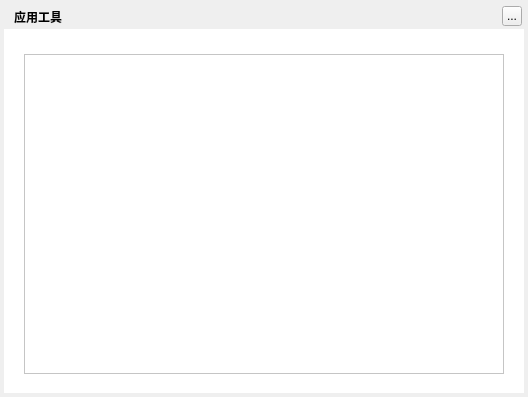
<?xml version="1.0" encoding="UTF-8"?>
<ui version="4.0">
 <class>MusicToolSetsWidget</class>
 <widget class="QWidget" name="MusicToolSetsWidget">
  <property name="geometry">
   <rect>
    <x>0</x>
    <y>0</y>
    <width>528</width>
    <height>397</height>
   </rect>
  </property>
  <property name="windowTitle">
   <string>文件管理</string>
  </property>
  <widget class="QLabel" name="background">
   <property name="geometry">
    <rect>
     <x>4</x>
     <y>4</y>
     <width>520</width>
     <height>389</height>
    </rect>
   </property>
   <property name="text">
    <string/>
   </property>
  </widget>
  <widget class="QLabel" name="topTitleName">
   <property name="geometry">
    <rect>
     <x>14</x>
     <y>4</y>
     <width>171</width>
     <height>25</height>
    </rect>
   </property>
   <property name="styleSheet">
    <string notr="true">color:&quot;#FFFFFF&quot;;font-weight:bold</string>
   </property>
   <property name="text">
    <string>应用工具</string>
   </property>
  </widget>
  <widget class="QToolButton" name="topTitleCloseButton">
   <property name="geometry">
    <rect>
     <x>502</x>
     <y>6</y>
     <width>20</width>
     <height>20</height>
    </rect>
   </property>
   <property name="text">
    <string>...</string>
   </property>
  </widget>
  <widget class="QWidget" name="backgroundMask" native="true">
   <property name="geometry">
    <rect>
     <x>4</x>
     <y>29</y>
     <width>520</width>
     <height>364</height>
    </rect>
   </property>
   <property name="styleSheet">
    <string notr="true">QWidget{background:white;}
QLabel{background:transparent;}</string>
   </property>
   <widget class="QListWidget" name="listItemWidget">
    <property name="geometry">
     <rect>
      <x>20</x>
      <y>25</y>
      <width>480</width>
      <height>320</height>
     </rect>
    </property>
   </widget>
  </widget>
  <zorder>background</zorder>
  <zorder>backgroundMask</zorder>
  <zorder>topTitleName</zorder>
  <zorder>topTitleCloseButton</zorder>
 </widget>
 <resources/>
 <connections/>
</ui>
